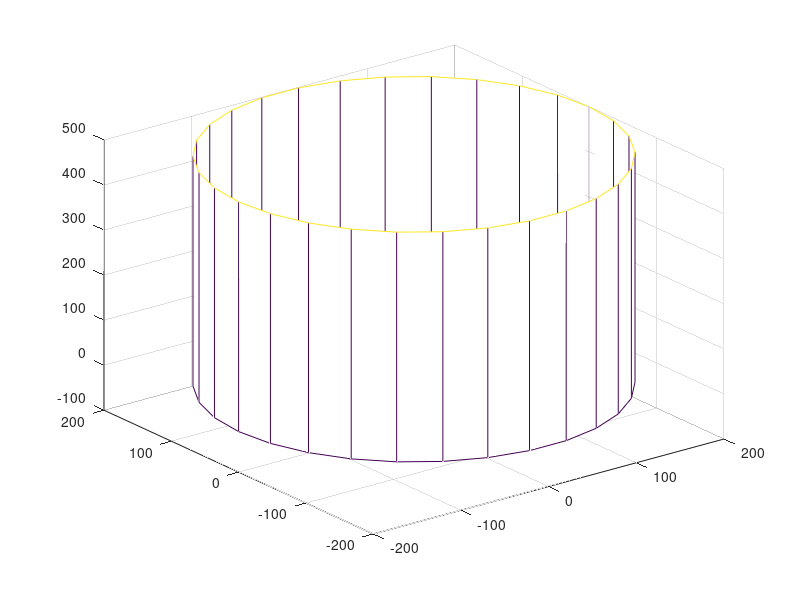

Write the MATLAB code that produced this figure. (Note: this script raises an error after producing the figure.)

	Zt = 500;	%Z coordinate of the top of the tube
	Zb = -10;	%Z coordinate of the base of the tube
	Zc = 350;   %Z coordinate of the mouth of the capillary
	Re = 200;	%Radius of the entire environment
	Rc = 80;	%Radius of the capillary


figure;
[x, y, z] = cylinder(Re,30);
mesh(x, y, z*(Zt-Zb)+Zb); hold on; alpha(0);
[x, y, z] = cylinder(Rc,20); 
surf(x, y, z*(Zt-Zc)+Zc); alpha(0.3);

cappIndex = intersect(find(sqrt(p2(:,1).^2+p2(:,2).^2)<=Rc+0.0001), find(p2(:,3)>Zc));


plot3(p2(:,1),p2(:,2),p2(:,3),'k-', 'LineWidth',2); hold on; axis equal; axis vis3d; grid on;

segStart=1;
for i=2:length(cappIndex)
    if cappIndex(i)-cappIndex(i-1)>1
        plot3(p2(cappIndex(segStart:(i-1)),1),p2(cappIndex(segStart:(i-1)),2),p2(cappIndex(segStart:(i-1)),3),'r-', 'LineWidth',2);
        segStart = i;
    end
end
plot3(p2(cappIndex(segStart:(i)),1),p2(cappIndex(segStart:(i)),2),p2(cappIndex(segStart:(i)),3),'r-', 'LineWidth',2);


% 
% h=scatter3(p2(1,1),p2(1,2),p2(1,3),'ko');
% pause(2);
% for i=1:length(p2)
%     
%     delete(h);
%     h = scatter3(p2(i,1),p2(i,2),p2(i,3),'ko');
%     drawnow
%     pause(0.05);%pause(0.15);
%     
% end


return;







%plot3(p2(:,1),p2(:,2),p2(:,3),'r'); hold on; axis equal; axis vis3d; grid on;
scatter3(p2(1,1),p2(1,2),p2(1,3));
axis equal; axis vis3d; grid on;

h = plot3(pLong(1:2,1),pLong(1:2,2),pLong(1:2,3));

pause(2);
for i=4:length(p2)
    
    delete(h);
    h = plot3(p2(i-3:i,1),p2(i-3:i,2),p2(i-3:i,3), 'LineWidth',3);
    drawnow
    pause(0.25);
    
end

plot3(p2(:,1),p2(:,2),p2(:,3), 'LineWidth',3);
p2(:,1).^2+p2(:,2).^2
sqrt(p2(:,1).^2+p2(:,2).^2)